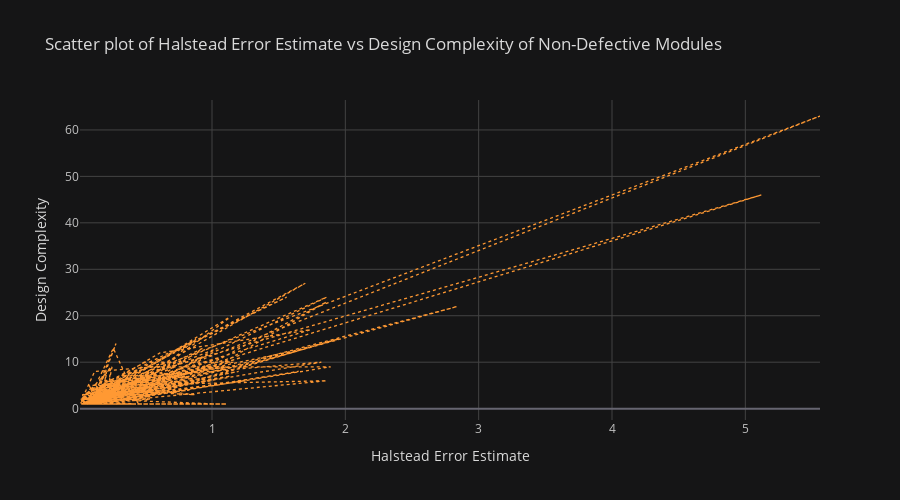

The code cell stored with this chart in its notebook:
### Code cell
non_defective_group.iplot(
    kind='scatter',
    x='HALSTEAD_ERROR_EST',
    y='DESIGN_COMPLEXITY',
    dimensions=(900, 500),
    theme="solar",
    xTitle='Halstead Error Estimate',
    yTitle='Design Complexity',
    title='Scatter plot of Halstead Error Estimate vs Design Complexity of Non-Defective Modules',
    dash='dot',
)

### Figure 1 — Plotly figure (JSON) as saved in the notebook; plotly's stock layout.template omitted (floating-point values rounded to 4 significant figures; data arrays with more than 128 entries replaced by an {"elided": "..."} marker saying what was removed)
{"data": [{"line": {"color": "rgba(255, 153, 51, 1.0)", "dash": "dot", "shape": "linear", "width": 1.3}, "mode": "lines", "name": "DESIGN_COMPLEXITY", "text": "", "type": "scatter", "x": {"elided": "285 float values"}, "y": {"elided": "285 int values"}}], "layout": {"height": 500, "legend": {"bgcolor": "#151516", "font": {"color": "#D9D9D9"}}, "paper_bgcolor": "#151516", "plot_bgcolor": "#151516", "title": {"font": {"color": "#D9D9D9"}, "text": "Scatter plot of Halstead Error Estimate vs Design Complexity of Non-Defective Modules"}, "width": 900, "xaxis": {"gridcolor": "#434343", "showgrid": true, "tickfont": {"color": "#C2C2C2"}, "title": {"font": {"color": "#D9D9D9"}, "text": "Halstead Error Estimate"}, "zerolinecolor": "#666570"}, "yaxis": {"gridcolor": "#434343", "showgrid": true, "tickfont": {"color": "#C2C2C2"}, "title": {"font": {"color": "#D9D9D9"}, "text": "Design Complexity"}, "zerolinecolor": "#666570"}}}
